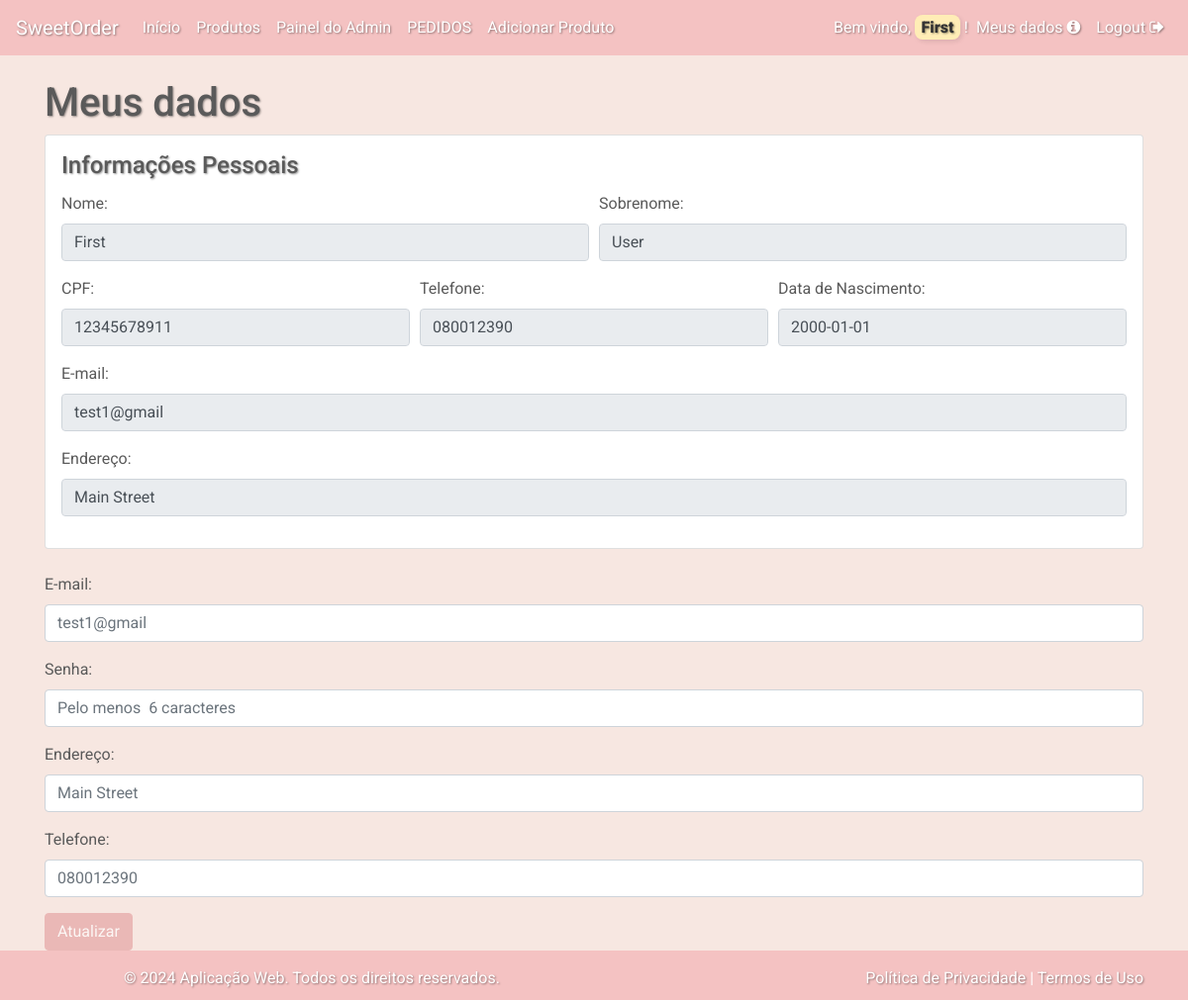
Before: /auth/meus_dados (signed in) with the older database file.
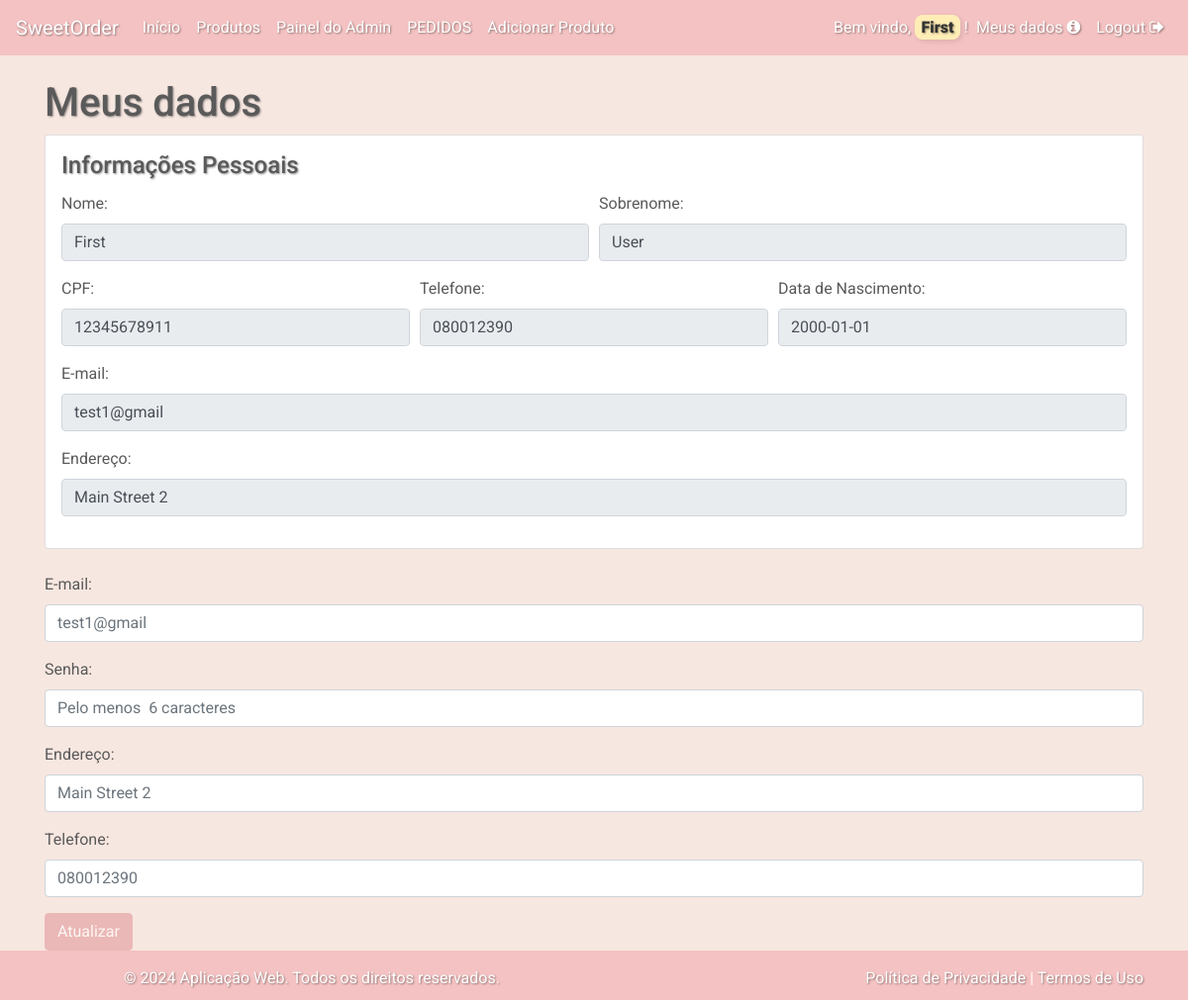
After: the same page with the newer database file.
### app/models.py (models this page shows)
class User(db.Model, UserMixin):
    id = db.Column(db.Integer, primary_key=True)
    first_name = db.Column(db.String(150))
    last_name = db.Column(db.String(150))
    cpf = db.Column(db.String(12))
    email = db.Column(db.String(150), unique=True)
    password = db.Column(db.String(150))
    birth_date = db.Column(db.String(20))
    address = db.Column(db.String(250))
    phone = db.Column(db.String(12))
    admin = db.Column(db.Boolean, default=False)

### app/blueprints/auth/routes.py (the view, shortened to what this page needs)
@auth.route('/meus_dados', methods=['GET', 'POST'])
@login_required
def update_profile():
    user = current_user
    return render_template('auth/my_profile.html')

### app/templates/auth/my_profile.html (shortened to what this page needs)
{% extends "shared/base.html" %}
{% block content %} <h1>Meus dados </h1>
<form class="form-horizontal" method="POST" action="{{ url_for('auth.update_profile') }}">
    <div class="card p-3 mb-4">
        <h4 class="card-title">Informações Pessoais</h4>
        <div class="form-row">
            <div class="form-group col-md-6">
                <label for="first_name">Nome:</label>
                <input type="text" class="form-control" id="first_name" name="first_name" value="{{current_user.first_name}}" readonly>
            </div>
            <div class="form-group col-md-6">
                <label for="last_name">Sobrenome:</label>
                <input type="text" class="form-control" id="last_name" name="last_name" value="{{current_user.last_name}}" readonly>
            </div>
        </div>
        <div class="form-row">
            <div class="form-group col-md-4">
                <label for="cpf">CPF:</label>
                <input type="text" class="form-control" id="cpf" value="{{current_user.cpf}}" readonly>
            </div>
            <div class="form-group col-md-4">
                <label for="phone">Telefone:</label>
                <input type="text" class="form-control" id="phone" value="{{current_user.phone}}" readonly>
            </div>
            <div class="form-group col-md-4">
                <label for="birthdate">Data de Nascimento:</label>
                <input type="text" class="form-control" id="birthdate" value="{{current_user.birth_date}}" readonly>
            </div>
        </div>
        <div class="form-group">
            <label for="email">E-mail:</label>
            <input type="text" class="form-control" id="email" value="{{current_user.email}}" readonly>
        </div>
        <div class="form-group">
            <label for="address">Endereço:</label>
            <input type="text" class="form-control" id="address" value="{{current_user.address}}" readonly>
        </div>
    </div>
    <div class="form-group">
        <label for="email">E-mail:</label>
        <input type="email" class="form-control" id="email" name="email" placeholder="{{current_user.email}}">
    </div>
    <div class="form-group">
        <label for="password">Senha:</label>
        <input type="password" class="form-control" id="password" name="password" placeholder="Pelo menos  6 caracteres">
    </div>
    <div class="form-group">
        <label for="address">Endereço:</label>
        <input type="text" class="form-control" id="address" name="address" placeholder="{{current_user.address}}">
    </div>
    <div class="form-group">
        <label for="phone">Telefone:</label>
        <input type="text" class="form-control" id="phone" name="phone" placeholder="{{current_user.phone}}">
    </div>
    <button type="submit" class="btn btn-primary" id="updateBtn" disabled>Atualizar</button>
</form>
{% endblock %}

### app/templates/shared/base.html (shortened to what this page needs)
<!doctype html>
<html lang="en">
    <head>
        <link href="https://stackpath.bootstrapcdn.com/bootstrap/4.5.2/css/bootstrap.min.css" rel="stylesheet">
        <link href="{{ url_for('static', filename='css/custom.css') }}" rel="stylesheet">
        <link href="https://cdnjs.cloudflare.com/ajax/libs/bootstrap-icons/1.5.0/font/bootstrap-icons.min.css" rel="stylesheet">
        <link href="https://cdnjs.cloudflare.com/ajax/libs/font-awesome/5.15.4/css/all.min.css" rel="stylesheet">
        <link rel="stylesheet" href="https://cdnjs.cloudflare.com/ajax/libs/font-awesome/4.7.0/css/font-awesome.min.css">
    </head>
    <body>
        <nav class="navbar navbar-expand-lg navbar-custom">
            <a class="navbar-brand">SweetOrder</a>
            <div class="collapse navbar-collapse" id="navbarNav">
                <ul class="navbar-nav mr-auto">
                    <li class="nav-item">
                        <a class="nav-link" href="{{ url_for('auth.home') }}">Início</a>
                    </li>
                    <li class="nav-item">
                        <a class="nav-link" href="{{ url_for('client.products') }}">Produtos</a>
                    </li>
                    {% if current_user.admin %}
                    <li class="nav-item">
                        <a class="nav-link" href="{{ url_for('admin.adm_Dashboard') }}">Painel do Admin</a>
                    </li>
                    <li class="nav-item">
                        <a class="nav-link" href="{{ url_for('admin.admin_orders') }}">PEDIDOS</a>
                    </li>
                    <li class="nav-item">
                        <a class="nav-link" href="{{ url_for('admin.addprod') }}">Adicionar Produto</a>
                    </li>
                    {% endif %}
                </ul>
                <ul class="navbar-nav">
                    {% if current_user.is_authenticated %}
                    <li class="nav-item">
                        <span class="navbar-text">
                            <a>Bem vindo, <mark><b> {{ current_user.first_name }}</b></mark> !</a>
                        </span>
                    </li>
                    <li class="nav-item">
                        <a class="nav-link" href="{{ url_for('auth.update_profile') }}">Meus dados <i class="fa fa-info-circle"></i></a>
                    </li>
                    <li class="nav-item">
                        <a class="nav-link" href="{{ url_for('auth.logout') }}">Logout <i class="fa fa-sign-out"></i></a>
                    </li>
                    {% endif %}
                </ul>
            </div>
        </nav>
        <div class="d-flex flex-column min-vh-100">
            <div class="container mt-4 mb-auto">
                {% block content %}{% endblock %}
            </div>
        </div>
        <footer class="footer-custom mt-auto py-3">
            <div class="container">
                <div class="row">
                    <div class="col-md-6">
                        <p>&copy; 2024 Aplicação Web. Todos os direitos reservados.</p>
                    </div>
                    <div class="col-md-6 text-right">
                        <a href="#" data-toggle="modal" data-target="#privacyModal">Política de Privacidade</a> |
                        <a href="#" data-toggle="modal" data-target="#termsModal">Termos de Uso</a>
                    </div>
                </div>
            </div>
        </footer>
    </body>
</html>

### app/static/css/custom.css (style rules this page uses)
html, body { height: 100%; margin: 0; }
.container { min-height: 100%; display: flex; flex-direction: column; }
.container .row { flex-grow: 1; }
a, h1, h2, h3, h4, h5, h6, p, th, td { text-shadow: 1px 1px 2px rgba(0, 0, 0, 0.4); }
mark { background-color: #ffedb6; color: #333; border-radius: 8px; padding: 0.2em 0.4em; box-shadow: 2px 2px 5px rgba(0, 0, 0, 0.1); font-weight: bold; }
.container { padding-bottom: 50px; }
body { font-family: 'Roboto', sans-serif; background-color: #f7e7e1; color: #5a5a5a; }
.navbar-custom { background-color: #f4c2c2; color: #ffffff; }
.navbar-custom .navbar-brand, .navbar-custom .nav-link, .navbar-custom .navbar-text { color: #ffffff; }
footer { position: relative; bottom: 0; width: 100%; height: 50px; background-color: #f8f9fa; text-align: center; padding: 10px; }
.footer-custom { background-color: #f4c2c2; color: #ffffff; padding: 20px 0; position: fixed; width: 100%; bottom: 0; }
.footer-custom a { color: #ffffff; text-decoration: none; }
.form-control { border-radius: 0.25rem; border: 1px solid #ced4da; }
.btn-primary { background-color: #e4a0a0; border-color: #e4a0a0; }
#updateBtn { background-color: #e4a0a0; border-color: #e4a0a0; }

Changed rows visible on the page:
changed User "First": address "Main Street" → "Main Street 2"
